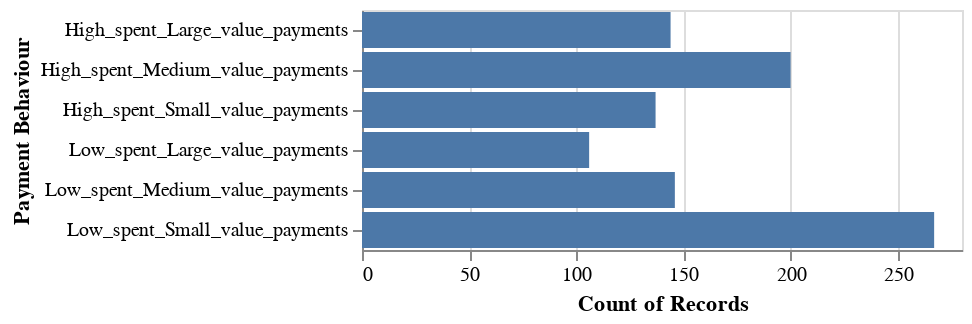

Here is the notebook cell this chart was saved with:
### Code cell
# distribution of number of payment behaviour
payment_behaviour_distribution = alt.Chart(subset_train).mark_bar().encode(
   x = alt.X("count()"),
   y =  alt.Y("Payment_Behaviour").title("Payment Behaviour")
)
payment_behaviour_distribution

### Figure 1 — Vega-Lite specification as saved in the notebook (floating-point values rounded to 4 significant figures; data arrays with more than 128 entries replaced by an {"elided": "..."} marker saying what was removed)
{"config": {"view": {"continuousWidth": 300, "continuousHeight": 300}}, "data": {"name": "data-fddc806d67ae801848812a2aad83186a"}, "mark": {"type": "bar"}, "encoding": {"x": {"aggregate": "count", "type": "quantitative"}, "y": {"field": "Payment_Behaviour", "title": "Payment Behaviour", "type": "nominal"}}, "$schema": "https://vega.github.io/schema/vega-lite/v5.15.1.json", "datasets": {"data-fddc806d67ae801848812a2aad83186a": {"elided": "1000 records"}}}
